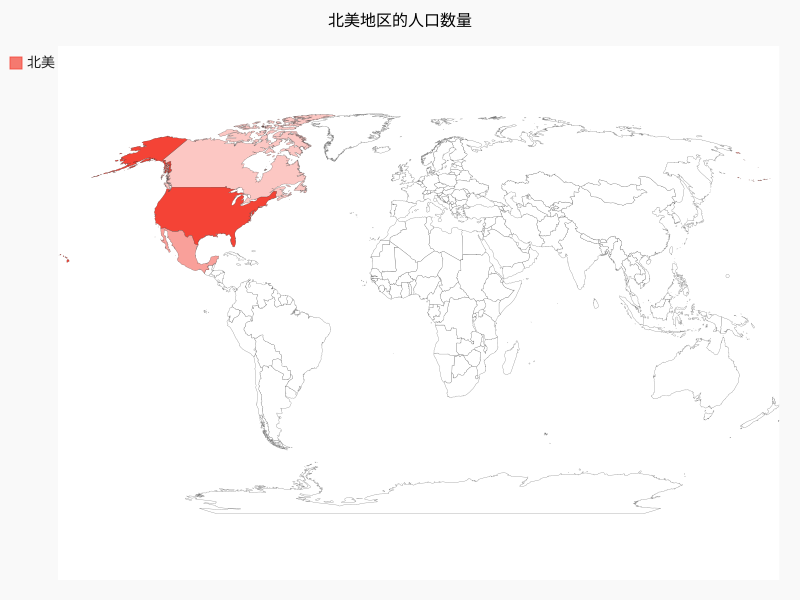

Python code for this plot:
import pygal

wm = pygal.maps.world.World()
wm.title = '北美地区的人口数量'
wm.add('北美', {'ca': 34126000, 'us': 309349000, 'mx': 113423000})

wm.render_to_file('na_populations.svg')
